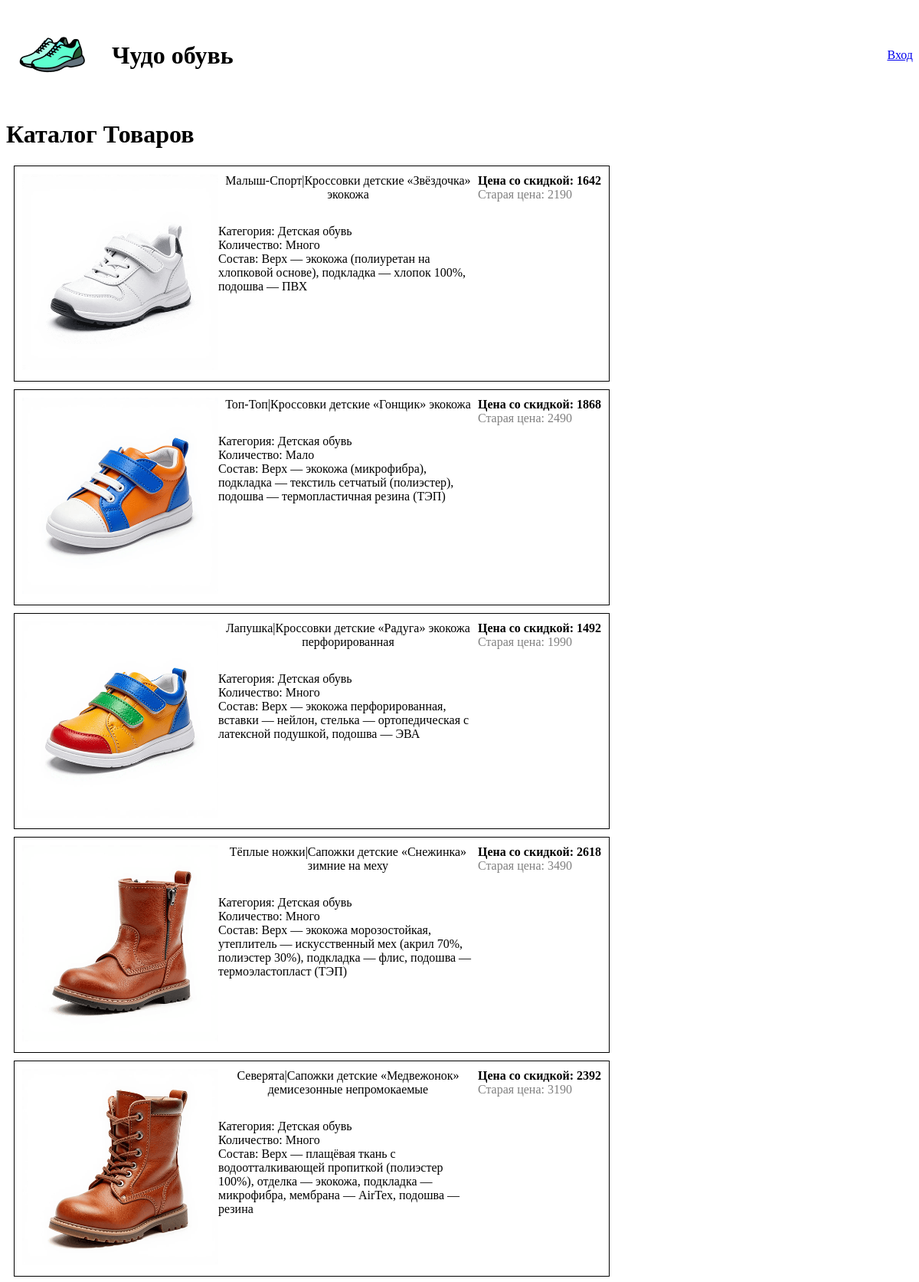
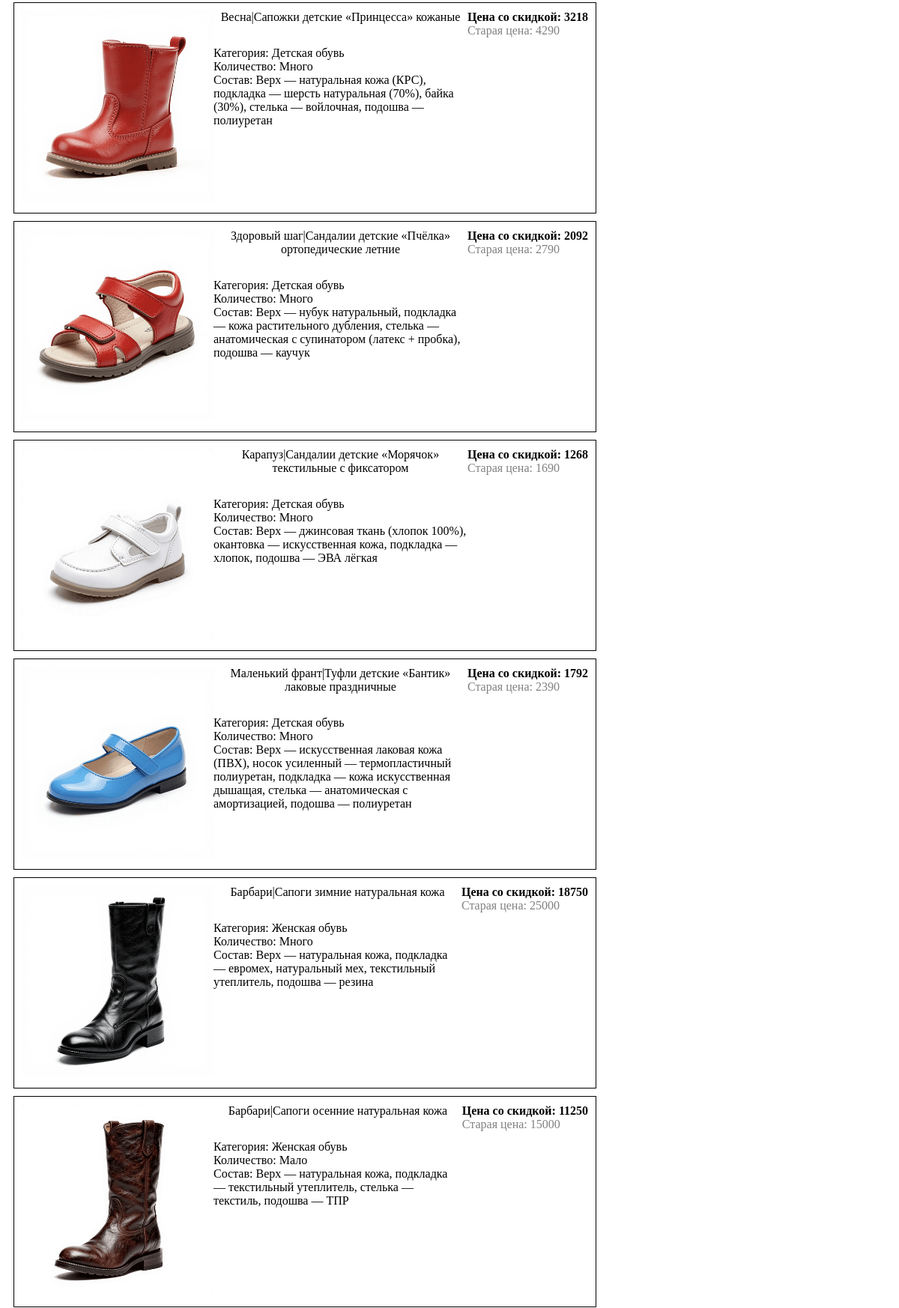
The page / (upper part) on the database its author committed (2 pictures, top to bottom).
### shop/models.py (models this page shows, shortened)
class Products(models.Model):
    productid = models.AutoField(db_column='ProductID', primary_key=True)  # Field name made lowercase.
    categoryid = models.ForeignKey(Categories, models.DO_NOTHING, db_column='CategoryID', blank=True, null=True)  # Field name made lowercase.
    subcategoryid = models.ForeignKey('Subcategories', models.DO_NOTHING, db_column='SubCategoryID', blank=True, null=True)  # Field name made lowercase.
    img = models.TextField(db_column='Img', blank=True, null=True)  # Field name made lowercase.
    productname = models.TextField(db_column='ProductName', blank=True, null=True)  # Field name made lowercase.
    factoryid = models.ForeignKey(Factories, models.DO_NOTHING, db_column='FactoryID', blank=True, null=True)  # Field name made lowercase.
    description = models.TextField(db_column='Description', blank=True, null=True)  # Field name made lowercase.
    composition = models.TextField(db_column='Composition', blank=True, null=True)  # Field name made lowercase.
    price = models.IntegerField(db_column='Price', blank=True, null=True)  # Field name made lowercase.
    class Meta:
        managed = False
        db_table = 'Products'
    @property
    def count(self):
        count = 0
        for si in self.stockitems_set.all():
            count += si.availiable
        return count
    @property
    def count_as_word(self):
        if self.count > 5:
            return "Много"
        return "Мало"
    @property
    def bg_color(self):
        if self.count <= 3:
            return "#FF8080"
        return ""
    @property
    def discounted_price(self):
        return round(self.price * 0.75)
    @property
    def has_prev_month_orders(self):
        prev_month = (date.today().replace(day=1) - timedelta(days=1)).strftime('%Y-%m')
        return Orderpositions.objects.filter(productid=self, orderid__orderdate__startswith=prev_month).exists()

class Factories(models.Model):
    factoryid = models.AutoField(db_column='FactoryID', primary_key=True)  # Field name made lowercase.
    factory = models.TextField(db_column='Factory', blank=True, null=True)  # Field name made lowercase.
    class Meta:
        managed = False
        db_table = 'Factories'
    def __str__(self):
        return self.factory

class Categories(models.Model):
    categoryid = models.AutoField(db_column='CategoryID', primary_key=True)  # Field name made lowercase.
    category = models.TextField(db_column='Category', blank=True, null=True)  # Field name made lowercase.
    class Meta:
        managed = False
        db_table = 'Categories'
    def __str__(self):
        return self.category

class Stockitems(models.Model):
    id = models.AutoField(db_column='ID', primary_key=True)  # Field name made lowercase.
    productid = models.ForeignKey(Products, models.DO_NOTHING, db_column='ProductID', blank=True, null=True)  # Field name made lowercase.
    sizeid = models.ForeignKey(Sizes, models.DO_NOTHING, db_column='SizeID', blank=True, null=True)  # Field name made lowercase.
    availiable = models.IntegerField(db_column='Availiable', blank=True, null=True)  # Field name made lowercase.
    class Meta:
        managed = False
        db_table = 'StockItems'

### shop/views.py (the view)
# urls.py: path('', main_view, name='main'),
def main_view(request):
    products = Products.objects.all()
    return render(request, "main.html", {"products": products})

### shop/templates/main.html (shortened to what this page needs)
{% load static %}
<!DOCTYPE html>
<html lang="en">
<head>
</head>
<body>
    <div class="login-header">
        <div style="display: flex; align-items: center; gap: 10px;">
            <img src="{% static 'Чудо Обувь.png' %}" style="width: 128px;">
            <h1>Чудо обувь</h1>
        </div>
        <div>
            {% if request.session.user_id %}
                {% if request.session.role_id == 1 %}
                    <a href="/admin/" style="margin-right: 15px;">Админ Панель</a>
                {% elif request.session.role_id == 2 %}
                    <a href="{% url 'manager_orders' %}" style="margin-right: 15px;">Заказы</a>
                {% endif %}
                <a href="{% url 'logout' %}">Выход</a>
            {% else %}
                <a href="{% url 'login' %}">Вход</a>
            {% endif %}
        </div>
    </div>
    <h1>Каталог Товаров</h1>
    {% for product in products %}
    <div class="product-card" style="background-color: {{ product.bg_color }};">
        <div><img src="{% if product.img %} {% static product.img %} {% else %}
            {% static "picture.png" %}{% endif %}"
            class="product-img"></div>
            <div class="product-info">
            <div class="product-title">{{ product.factoryid }}|{{product.productname}}</div>
            <div>Категория: {{ product.categoryid }} </div>
            <div>Количество: {{ product.count_as_word }} </div>
            <div>Состав: {{ product.composition }} </div>
        </div>
        <div>
            {% if not product.has_prev_month_orders %}
                <div><b>Цена со скидкой: {{ product.discounted_price }}</b></div>
                <div style="color: grey;">Старая цена: {{ product.price }}</div>
            {% else %}
                <div><b>Цена: {{ product.price }}</b></div>
            {% endif %}
        </div>
    </div>
    {% endfor %}
</body>
</html>

### shop/templates/main.html (style rules this page uses)
* { font-family: calibri; }
.product-card { display: flex; border: 1px solid black; margin: 10px; padding: 10px; max-width: 756px; }
.product-img { width: 256px; }
.product-info { flex:1; }
.product-title { text-align: center; padding-bottom: 30px; }
.login-header { display: flex; justify-content: space-between; align-items: center; }

### rows shown on the page
Products: Img (picture), factoryid "Малыш-Спорт", productname "Кроссовки детские «Звёздочка» экокожа", categoryid "Детская обувь", count_as_word "Много", composition "Верх — экокожа (полиуретан на хлопковой основе), подкладка — хлопок 100%, подошва — ПВХ", discounted_price "1642", price "2190"
Products: Img (picture), factoryid "Топ-Топ", productname "Кроссовки детские «Гонщик» экокожа", categoryid "Детская обувь", count_as_word "Мало", composition "Верх — экокожа (микрофибра), подкладка — текстиль сетчатый (полиэстер), подошва — термопластичная резина (ТЭП)", discounted_price "1868", price "2490"
Products: Img (picture), factoryid "Лапушка", productname "Кроссовки детские «Радуга» экокожа перфорированная", categoryid "Детская обувь", count_as_word "Много", composition "Верх — экокожа перфорированная, вставки — нейлон, стелька — ортопедическая с латексной подушкой, подошва — ЭВА", discounted_price "1492", price "1990"
Products: Img (picture), factoryid "Тёплые ножки", productname "Сапожки детские «Снежинка» зимние на меху", categoryid "Детская обувь", count_as_word "Много", composition "Верх — экокожа морозостойкая, утеплитель — искусственный мех (акрил 70%, полиэстер 30%), подкладка — флис, подошва — термоэластопласт (ТЭП)", discounted_price "2618", price "3490"
Products: Img (picture), factoryid "Северята", productname "Сапожки детские «Медвежонок» демисезонные непромокаемые", categoryid "Детская обувь", count_as_word "Много", composition "Верх — плащёвая ткань с водоотталкивающей пропиткой (полиэстер 100%), отделка — экокожа, подкладка — микрофибра, мембрана — AirTex, подошва — резина", discounted_price "2392", price "3190"
Products: Img (picture), factoryid "Весна", productname "Сапожки детские «Принцесса» кожаные", categoryid "Детская обувь", count_as_word "Много", composition "Верх — натуральная кожа (КРС), подкладка — шерсть натуральная (70%), байка (30%), стелька — войлочная, подошва — полиуретан", discounted_price "3218", price "4290"
Products: Img (picture), factoryid "Здоровый шаг", productname "Сандалии детские «Пчёлка» ортопедические летние", categoryid "Детская обувь", count_as_word "Много", composition "Верх — нубук натуральный, подкладка — кожа растительного дубления, стелька — анатомическая с супинатором (латекс + пробка), подошва — каучук", discounted_price "2092", price "2790"
Products: Img (picture), factoryid "Карапуз", productname "Сандалии детские «Морячок» текстильные с фиксатором", categoryid "Детская обувь", count_as_word "Много", composition "Верх — джинсовая ткань (хлопок 100%), окантовка — искусственная кожа, подкладка — хлопок, подошва — ЭВА лёгкая", discounted_price "1268", price "1690"
Products: Img (picture), factoryid "Маленький франт", productname "Туфли детские «Бантик» лаковые праздничные", categoryid "Детская обувь", count_as_word "Много", composition "Верх — искусственная лаковая кожа (ПВХ), носок усиленный — термопластичный полиуретан, подкладка — кожа искусственная дышащая, стелька — анатомическая с амортизацией, подошва — полиуретан", discounted_price "1792", price "2390"
Products: Img (picture), factoryid "Барбари", productname "Сапоги зимние натуральная кожа", categoryid "Женская обувь", count_as_word "Много", composition "Верх — натуральная кожа, подкладка — евромех, натуральный мех, текстильный утеплитель, подошва — резина", discounted_price "18750", price "25000"
Products: Img (picture), factoryid "Барбари", productname "Сапоги осенние натуральная кожа", categoryid "Женская обувь", count_as_word "Мало", composition "Верх — натуральная кожа, подкладка — текстильный утеплитель, стелька — текстиль, подошва — ТПР", discounted_price "11250", price "15000"
